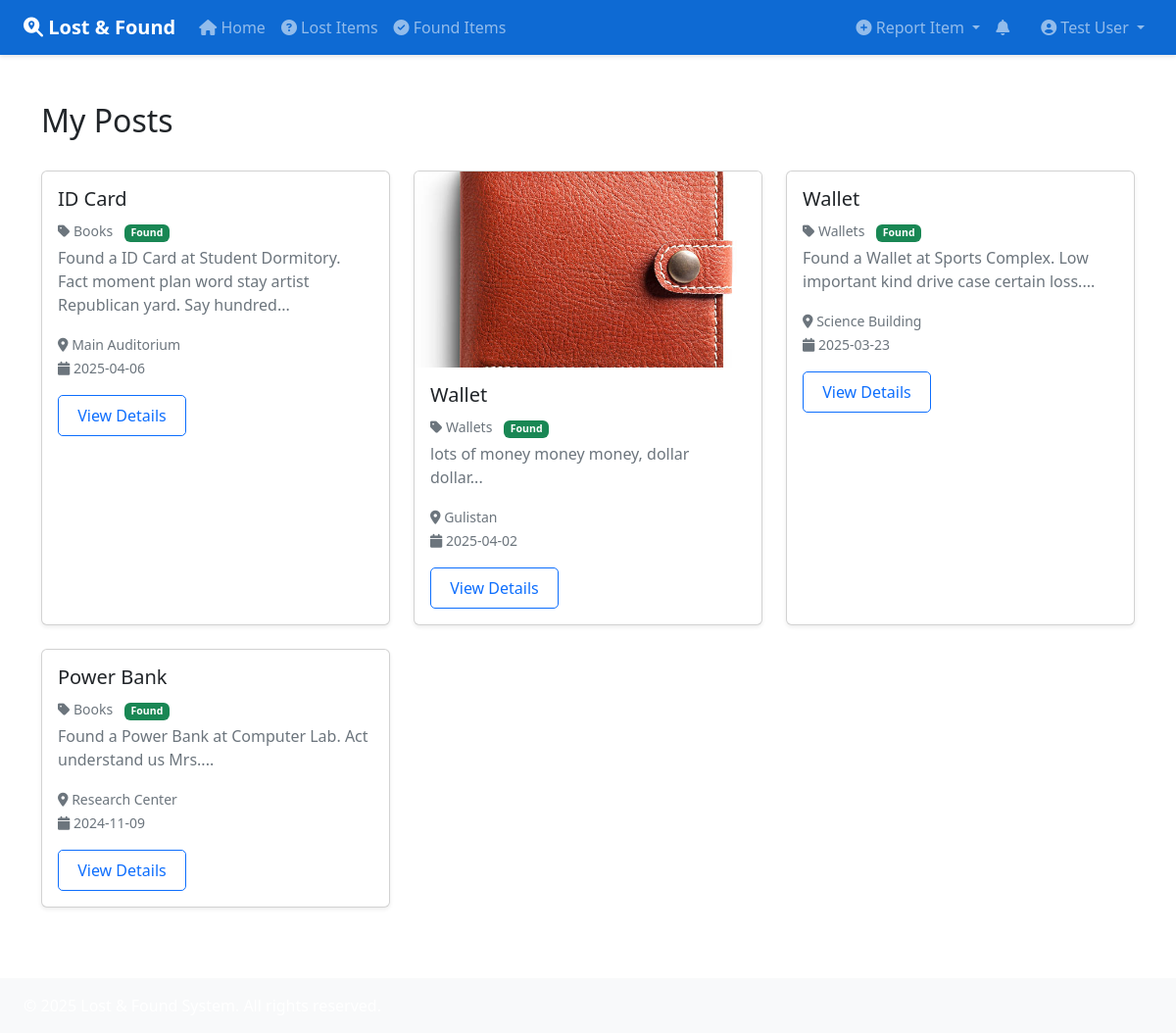
The page /my-posts (signed in) on the database as committed earlier.
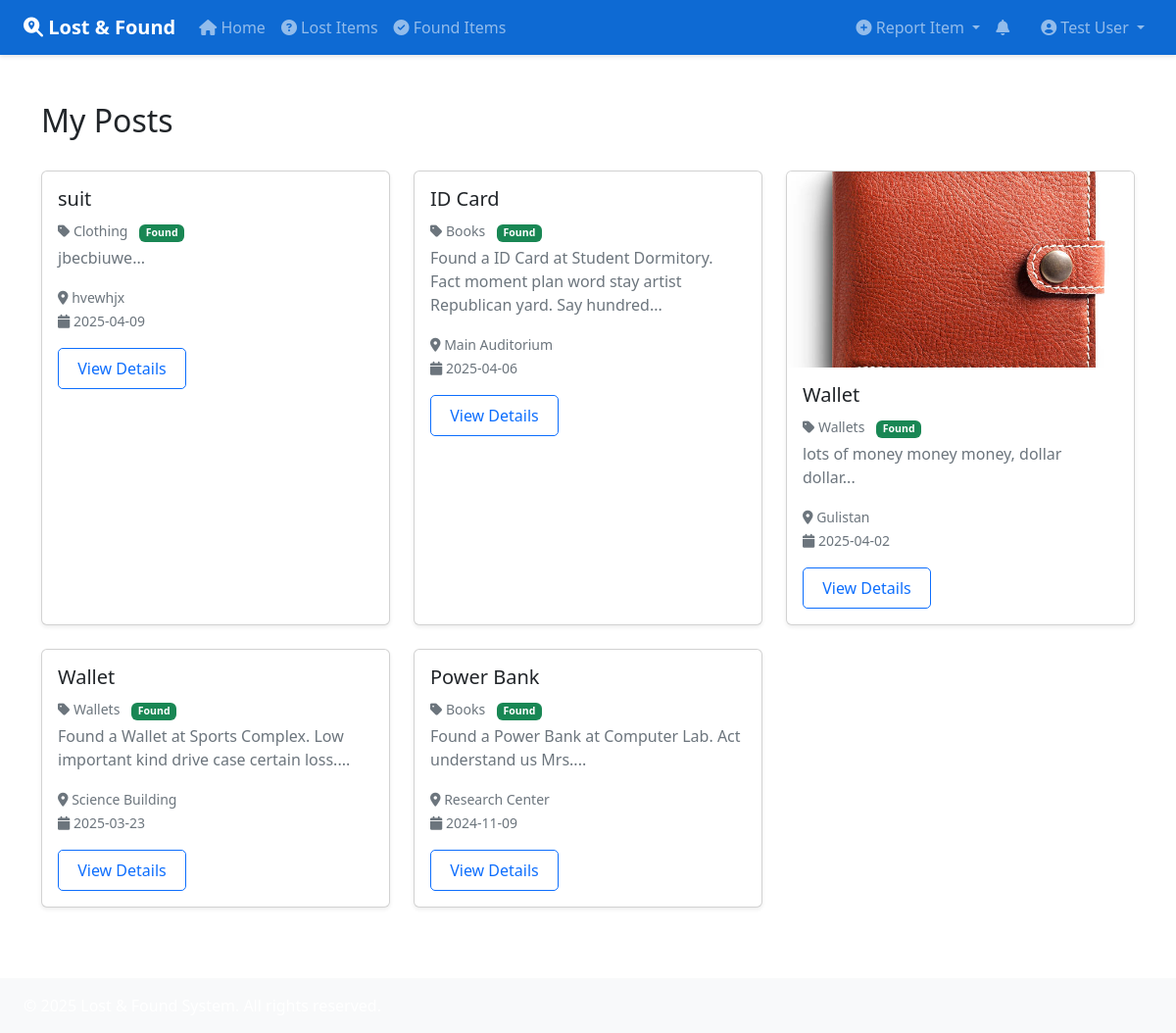
The same page on the database as committed later.
### app.py (models this page shows)
class Post(db.Model):
    id = db.Column(db.Integer, primary_key=True)
    description = db.Column(db.String(500), nullable=False)
    category_id = db.Column(db.Integer)
    category_name = db.Column(db.String(100))
    date = db.Column(db.DateTime, default=datetime.utcnow)
    location = db.Column(db.String(200))
    images = db.Column(db.String(1000))
    status = db.Column(db.Boolean, default=True)
    share_count = db.Column(db.Integer, default=0)
    verification_status = db.Column(db.String(50), default="pending")
    user_id = db.Column(db.Integer, db.ForeignKey("user.id"), nullable=False)
    type = db.Column(db.String(50))
    item_name = db.Column(db.String(100))
    contact_method = db.Column(db.String(50))

### app.py (the view)
@app.route("/my-posts")
@login_required
def my_posts():
    posts = Post.query.filter_by(user_id=session['user_id']).order_by(Post.date.desc()).all()
    return render_template("user_posts.html", posts=posts)

### app.py (called while the page is built)
@app.context_processor
def inject_common_data():
    notifications = []  # You can implement actual notifications later
    notifications_count = len(notifications)
    return {
        'current_year': datetime.utcnow().year,
        'notifications': notifications,
        'notifications_count': notifications_count
    }

def login_required(f):
    @wraps(f)
    def decorated_function(*args, **kwargs):
        if "user_id" not in session:
            flash("Please login to continue.", "warning")
            return redirect(url_for("login"))
        return f(*args, **kwargs)
    return decorated_function

### templates/user_posts.html (shortened to what this page needs)
{% extends "base.html" %}
{% block content %}
<div class="container py-4">
    <div class="d-flex justify-content-between align-items-center mb-4">
        <h2>
            {% if type == "lost" %}
                My Lost Items
            {% elif type == "found" %}
                My Found Items
            {% else %}
                My Posts
            {% endif %}
        </h2>
    </div>
    <div class="row">
        {% for post in posts %}
        <div class="col-md-4 mb-4">
            <div class="card h-100 shadow-sm">
                {% if post.images %}
                <img src="{{ url_for('static', filename='uploads/' + post.images) }}" class="card-img-top"
                    alt="Item image" style="height: 200px; object-fit: cover;">
                {% endif %}
                <div class="card-body">
                    <h5 class="card-title">{{ post.item_name }}</h5>
                    <p class="card-text text-muted mb-1">
                        <small>
                            <i class="fas fa-tag"></i> {{ post.category_name|title }}
                            <span class="badge {% if post.type == 'lost' %}bg-danger{% else %}bg-success{% endif %} ms-2">
                                {{ post.type|title }}
                            </span>
                        </small>
                    </p>
                    <p class="card-text text-muted">{{ post.description[:100] }}...</p>
                    <p class="card-text">
                        <small class="text-muted">
                            <i class="fas fa-map-marker-alt"></i> {{ post.location }}<br>
                            <i class="fas fa-calendar"></i> {{ post.date.strftime('%Y-%m-%d') }}
                        </small>
                    </p>
                    <a href="{{ url_for('view_post', post_id=post.id) }}" class="btn btn-outline-primary">View Details</a>
                </div>
            </div>
        </div>
        {% else %}
        <div class="col-12">
            <div class="alert alert-info">
                No posts found.
            </div>
        </div>
        {% endfor %}
    </div>
</div>
{% endblock %}

### templates/base.html (shortened to what this page needs)
<!DOCTYPE html>
<html lang="en">
<head>
    <link href="https://cdn.jsdelivr.net/npm/bootstrap@5.3.2/dist/css/bootstrap.min.css" rel="stylesheet">
    <link href="https://cdnjs.cloudflare.com/ajax/libs/font-awesome/6.4.2/css/all.min.css" rel="stylesheet">
    <link href="{{ url_for('static', filename='css/style.css') }}" rel="stylesheet">
</head>
<body>
    <nav class="navbar navbar-expand-lg navbar-dark">
        <div class="container-fluid px-4">
            <a class="navbar-brand" href="{{ url_for('dashboard') }}">
                <i class="fas fa-search-location"></i> Lost & Found
            </a>
            <div class="collapse navbar-collapse" id="navbarNav">
                {% if session.user_id %}
                <ul class="navbar-nav me-auto">
                    <li class="nav-item">
                        <a class="nav-link {{ 'active' if request.endpoint == 'dashboard' }}" href="{{ url_for('dashboard') }}">
                            <i class="fas fa-home"></i> Home
                        </a>
                    </li>
                    <li class="nav-item">
                        <a class="nav-link {{ 'active' if request.endpoint == 'lost_items' }}" href="{{ url_for('lost_items') }}">
                            <i class="fas fa-question-circle"></i> Lost Items
                        </a>
                    </li>
                    <li class="nav-item">
                        <a class="nav-link {{ 'active' if request.endpoint == 'found_items' }}" href="{{ url_for('found_items') }}">
                            <i class="fas fa-check-circle"></i> Found Items
                        </a>
                    </li>
                </ul>
                <ul class="navbar-nav">
                    <li class="nav-item dropdown">
                        <a class="nav-link dropdown-toggle" href="#" role="button" data-bs-toggle="dropdown">
                            <i class="fas fa-plus-circle"></i> Report Item
                        </a>
                    </li>
                    <li class="nav-item me-3 dropdown">
                        <a class="nav-link" href="#" id="notificationsDropdown" role="button" data-bs-toggle="dropdown" aria-expanded="false">
                            <i class="fas fa-bell"></i>
                        </a>
                    </li>
                    <li class="nav-item dropdown">
                        <a class="nav-link dropdown-toggle" href="#" role="button" data-bs-toggle="dropdown">
                            <i class="fas fa-user-circle"></i> {{ session.user_name }}
                        </a>
                    </li>
                </ul>
                {% endif %}
            </div>
        </div>
    </nav>
    <main class="container-fluid px-4 my-4">
        {% block content %}{% endblock %}
    </main>
    <footer class="bg-light py-3 mt-auto">
        <div class="container-fluid px-4">
            <p class="mb-0">&copy; {{ current_year }} Lost & Found System. All rights reserved.</p>
        </div>
    </footer>
</body>
</html>

### static/css/style.css (style rules this page uses)
:root { --primary-color: #0e6ad3; --secondary-color: #6c757d; --success-color: #198754; --info-color: #0dcaf0; --warning-color: #ffc107; --danger-color: #dc3545; --light-gray: #f8f9fa; --dark-gray: #343a40; }
body { min-height: 100vh; display: flex; flex-direction: column; }
main { flex: 1; }
.card { transition: transform 0.2s ease-in-out; box-shadow: 0 2px 4px rgba(0,0,0,0.1); }
.btn { border-radius: 5px; padding: 0.5rem 1.2rem; transition: all 0.3s ease; }
.navbar { box-shadow: 0 2px 4px rgba(0,0,0,0.1); background-color: #0e6ad3 !important; }
.navbar-brand { font-weight: 600; }
footer { background-color: var(--dark-gray); color: white; padding: 2rem 0; margin-top: auto; }
.text-muted { color: var(--secondary-color) !important; }
.bg-light { background-color: var(--light-gray) !important; }
.mb-4 { margin-bottom: 1.5rem !important; }
.container-fluid { max-width: 100%; width: 100%; }
.row { margin-right: -0.75rem; margin-left: -0.75rem; }
.col-md-3, .col-md-4, .col-md-6, .col-md-8, .col-md-9, .col-md-12 { padding-right: 0.75rem; padding-left: 0.75rem; }
@media (min-width: 992px) { .container-fluid { padding-left: 2rem; padding-right: 2rem; } }

Rows that differ between the two databases and show on the page:
added Post: item_name "suit", category_name "Clothing", type "Found", description "jbecbiuwe", location "hvewhjx", date "2025-04-09"
